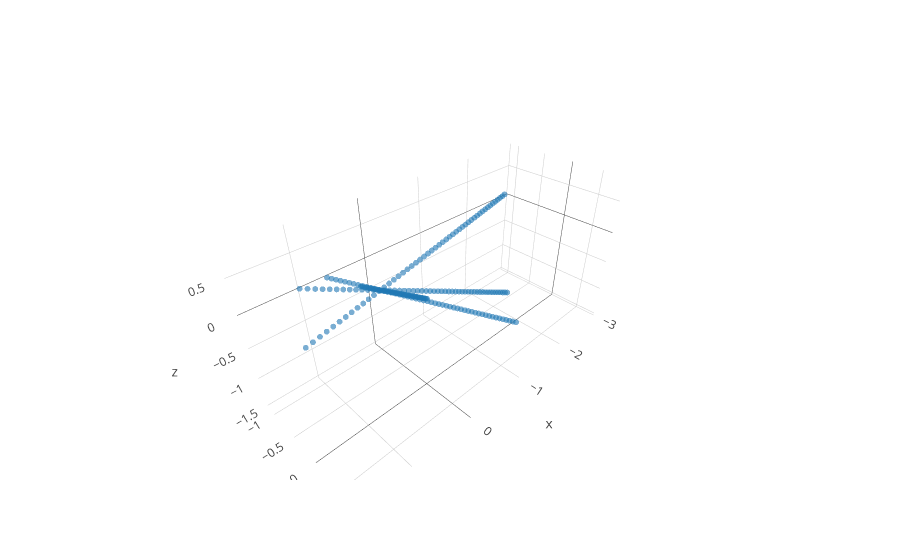

The code cell stored with this chart in its notebook:
### Code cell
## Plot vector PCA
fig_data= [go.Scatter3d(
        x = features[:,0],
        y = features[:,1],
        z = features[:,2],
        type='scatter3d',
        mode= "markers",
        text= ['a: {}; b: {}, L: {}; index = {}'.format(background_1[k,0],background_1[k,1],background_1[k,2], k) for k in range(background_1.shape[0])],
        marker= {
        'line': {'width': 0},
        'size': 2,
        'symbol': 'circle',
      "opacity": .6
      }
    )]


layout = go.Layout(
    margin=dict(
        l=0,
        r=0,
        b=0,
        t=0
    )
)

fig = go.Figure(data=fig_data)
iplot(fig)

### Figure 1 — Plotly figure (JSON) as saved in the notebook; plotly's stock layout.template omitted (floating-point values rounded to 4 significant figures; data arrays with more than 128 entries replaced by an {"elided": "..."} marker saying what was removed)
{"data": [{"marker": {"line": {"width": 0}, "opacity": 0.6, "size": 2, "symbol": "circle"}, "mode": "markers", "text": {"elided": "4000 str values"}, "type": "scatter3d", "x": {"elided": "200 float values"}, "y": {"elided": "200 float values"}, "z": {"elided": "200 float values"}}], "layout": {}}
